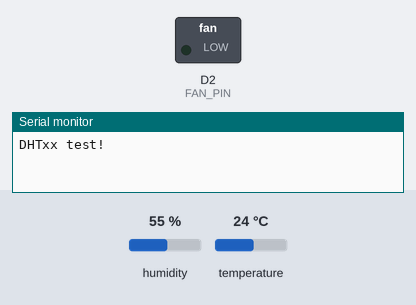
The sketch below on a simulated ESP8266 (NodeMCU). On the bench: switched loads named in the sketch (green lamp = pin HIGH), the last lines printed to the serial monitor. Inputs (shaded band) come from the test bench; at power-on: temperature 24 °C, humidity 55 %. WiFi joins after 1.5 s; servers stay silent unless stated.

Above: at 3.0 s.
3.1 s: temperature set to 30 °C
5.8 s: temperature set to 33 °C
At 6.2 s:
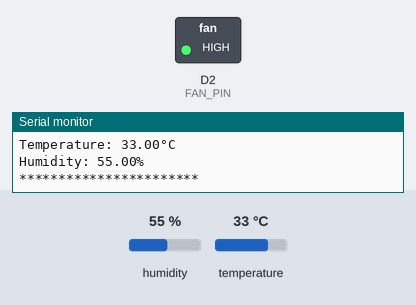
8.5 s: temperature set to 12 °C
At 11.1 s:
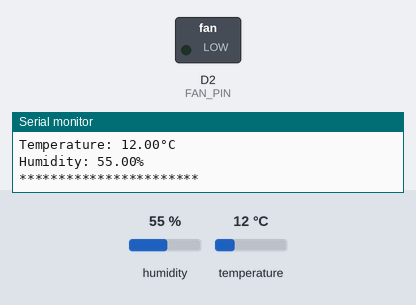
11.4 s: temperature set to 41 °C
At 12.3 s:
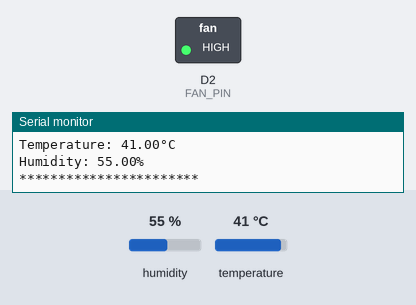
Timing chart, 0 to 14.4 s (numbered marks = the images above; inputs shaded):
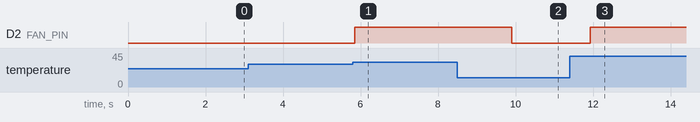

Measured:
- the behaviour switches between 31 and 32 °C on temperature (found by bisection; images 0 and 1)
- after the input at 5.8 s, D2 (FAN_PIN): LOW → HIGH after 0.05 s
- after the input at 8.5 s, D2 (FAN_PIN): HIGH → LOW after 1.4 s
- after the input at 11.4 s, D2 (FAN_PIN): LOW → HIGH after 0.53 s

The sketch:

temperature-controlled-fan-using-esp8266-and-blynk-iot.ino
```cpp
#define BLYNK_TEMPLATE_ID "TMPLdfjjjN1j6tcU"
#define BLYNK_TEMPLATE_NAME "Temperature Controlled Fan"
#define BLYNK_AUTH_TOKEN "RpDQKdkghjfjl0M6merI-z-V-Ix4zrzG5cvW5gb"

#define BLYNK_PRINT Serial

#include <ESP8266WiFi.h>
#include <BlynkSimpleEsp8266.h>
#include <DHT.h>
#define DHTPIN D5     // Digital pin connected to the DHT sensor

// Uncomment whatever type you're using!
#define DHTTYPE DHT11   // DHT 11
//#define DHTTYPE DHT22   // DHT 22  (AM2302), AM2321
//#define DHTTYPE DHT21   // DHT 21 (AM2301)
#define FAN_PIN D2   // FAN RELAY


char auth[] = BLYNK_AUTH_TOKEN;
char ssid[] = "Wifi Username";
char pass[] = "Wifi Password";

float humDHT = 0;
float tempDHT = 0;


// Initialize DHT sensor.
DHT dht(DHTPIN, DHTTYPE);

void setup() {
  Serial.begin(115200);
  pinMode(FAN_PIN, OUTPUT);
  digitalWrite(FAN_PIN, LOW);
  Serial.println(F("DHTxx test!"));
  dht.begin();
  Blynk.begin( auth, ssid , pass );
}


void loop() {

  Blynk.run();

  // Wait a few seconds between measurements.
  delay(2000);

  // Reading temperature or humidity takes about 250 milliseconds!
  // Sensor readings may also be up to 2 seconds 'old' (its a very slow sensor)
  humDHT = dht.readHumidity();
  // Read temperature as Celsius (the default)
  tempDHT = dht.readTemperature();

  // Check if any reads failed and exit early (to try again).
  if (isnan(humDHT) || isnan(tempDHT))
  {
    Serial.println("Failed to read from DHT sensor!");
    return;
  }

  Serial.print(F("Temperature: "));
  Serial.print(tempDHT);
  Serial.print(F("°C "));
  Serial.println();
  Serial.print(F("Humidity: "));
  Serial.print(humDHT);
  Serial.print(F("%"));
  Serial.println();

  Serial.println("***********************");
  Serial.println();

  // Compare Threshold value from Blynk and DHT Temperature value.
  if (tempDHT>31)
  {
    digitalWrite(FAN_PIN, HIGH);

}
  else {
    digitalWrite(FAN_PIN, LOW);


  }

  Blynk.virtualWrite(V1, tempDHT);
  Blynk.virtualWrite(V2, humDHT);
}
```
